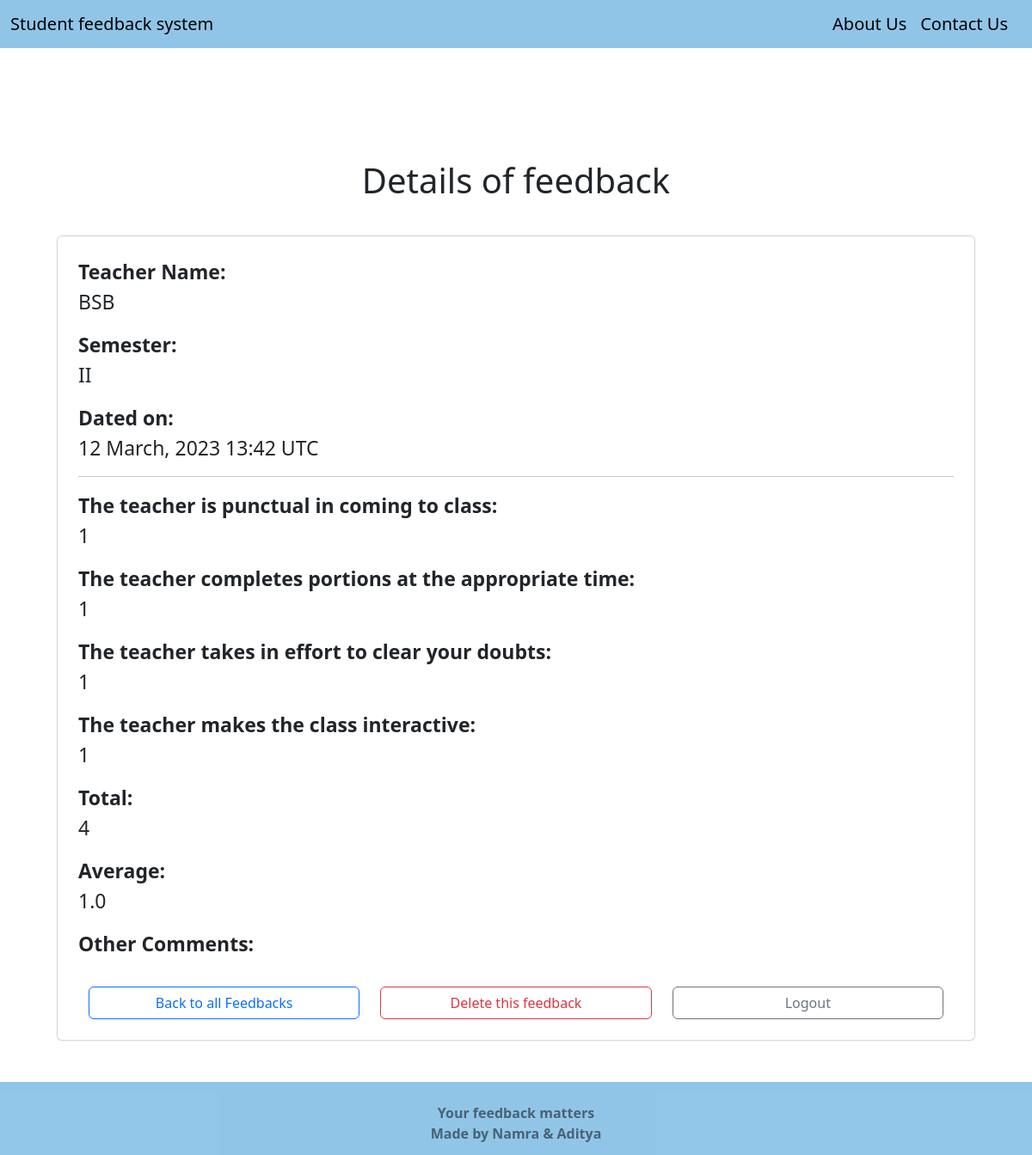
/review/feedback/9/ (signed in), run on the app's committed database.
### Feedback/models.py (models this page shows, shortened)
class FeedbackData(models.Model):
    CHOICES = (
            (1,'Unsatisfactory'),
            (2,'Satisfactory'),
            (3,'Good'),
            (4,'Very Good'),
            (5,'Outstanding')
            )
    date_submitted = models.DateTimeField(auto_now=True)
    teacher_name = models.ForeignKey(Faculty, verbose_name='Name of Teacher',
                                     on_delete=models.CASCADE)
    semester = models.ForeignKey(Semester, verbose_name='Semester',
                                  on_delete=models.SET_NULL, blank=True, null=True)
    punctuality = models.PositiveSmallIntegerField(verbose_name='The teacher is punctual in coming to class',
                                   default = None, blank=False, null=False,
                                   choices=CHOICES)
    portion = models.PositiveSmallIntegerField(verbose_name='The teacher completes portions at the appropriate time',
                               default = None, blank=False, null=False,
                               choices=CHOICES)
    doubt = models.PositiveSmallIntegerField(verbose_name='The teacher takes in effort to clear your doubts',
                             default = None, blank=False, null=False,
                             choices=CHOICES)
    interactive = models.PositiveSmallIntegerField(verbose_name='The teacher makes the class interactive',
                                   default = None, blank=False, null=False,
                                   choices=CHOICES)
    total = models.PositiveIntegerField()
    average = models.FloatField()
    comments = models.TextField(verbose_name='Any other feedback (your comments)',
                                blank=True)
    class Meta:
        verbose_name = 'Feedback Data'
        verbose_name_plural = 'Feedback Data'
    def __init__(self, *args, **kwargs):
        super(FeedbackData, self).__init__(*args, **kwargs)
        if 'teacher_name' in kwargs:
            self.fields['semester'].queryset = Semester.objects.filter(
                faculty=kwargs['teacher_name']
            )

### Review/models.py (models this page shows, shortened)
class Faculty(models.Model):
    BATCH = (
        ('A','A'),
        ('B','B'),
    )
    name=models.CharField(max_length=100)
    gmail=models.CharField(max_length=100)
    password=models.CharField(max_length=100)
    semester = models.ManyToManyField(Semester)
    subject=models.ManyToManyField(Subject)
    batch=models.CharField(verbose_name='batches',max_length=5,choices=BATCH)
    class Meta:
        verbose_name = 'Faculty'
        verbose_name_plural = 'Faculties'
    def __str__(self):
        return self.name

class Semester(models.Model):
    name=models.CharField(max_length=5)
    def __str__(self):
        return self.name

### Review/views.py (the view)
# urls.py: path('feedback/<int:pk>/', FeedbackDetailView.as_view(), name='FeedbackDetailView'),
class FeedbackDetailView(LoginRequiredMixin, DetailView):
    model = FeedbackData
    template_name = 'Review/detail_feedback.html'
    context_object_name = 'feedback'

### Review/templates/Review/detail_feedback.html
{% extends 'Home/index.html' %}
{% block content %}
    <div class="container">
        <h1 class="text-center py-3">Details of feedback</h1>
        <div class="card p-4 m-4">
            <p style="font-size: 23px;"><strong>Teacher Name:</strong><br>{{ feedback.teacher_name }}</p>
            <p style="font-size: 23px;"><strong>Semester:</strong><br>{{ feedback.semester }}</p>
            <p style="font-size: 23px;"><strong>Dated on:</strong><br>{{ feedback.date_submitted|date:'d F, Y H:i e' }}</p>
            <hr class="p-0 m-0 mb-3">
            <p style="font-size: 23px;"><strong>The teacher is punctual in coming to class:</strong><br>{{ feedback.punctuality }}</p>
            <p style="font-size: 23px;"><strong>The teacher completes portions at the appropriate time:</strong><br>{{ feedback.portion }}</p>
            <p style="font-size: 23px;"><strong>The teacher takes in effort to clear your doubts:</strong><br>{{ feedback.doubt }}</p>
            <p style="font-size: 23px;"><strong>The teacher makes the class interactive:</strong><br>{{ feedback.interactive }}</p>
            <p style="font-size: 23px;"><strong>Total:</strong><br>{{ feedback.total }}</p>
            <p style="font-size: 23px;"><strong>Average:</strong><br>{{ feedback.average }}</p>
            <p style="font-size: 23px;"><strong>Other Comments:</strong><br>{{ feedback.comments }}</p>
            <div class="row pt-3">
                <a class="btn btn-outline-primary ml-4 mr-4 col" role="button" href="{% url 'ListFeedbackView' %}">Back to all Feedbacks</a>
                <a class="btn btn-outline-danger mr-4 col" role="button" href="{% url 'DeleteFeedbackView' feedback.id %}">Delete this feedback</a>
                <a class="btn btn-outline-secondary mr-4 col" role="button" href="{% url 'LogoutView' %}">Logout</a>
            </div>
        </div>
    </div>
{% endblock content %}

### Home/static/Home/style.css (style rules this page uses)
body { height: 100%; background-size: 100% 100%; }
html { height: 100%; }
a { border: none; color: black; text-align: center; transition: 0.3s; }
p { font-size: large; }

### data on the page
FeedbackData: teacher_name "BSB", semester "II", date_submitted "12 March, 2023 13:42 UTC", punctuality "1", portion "1", doubt "1", interactive "1", total "4", average "1.0"
